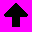

This is a level from a 2D game, rendered from its Tiled map with the project's own tilesets. A one-line summary and the complete map file follow:
An orthogonal 4x4 tile map with 8x8 px tiles, 1 tile layer (Tile Layer 1).

<map version="1.0" tiledversion="1.1.5" orientation="orthogonal" renderorder="right-down" width="4" height="4" tilewidth="8" tileheight="8" infinite="0" nextobjectid="1">
 <tileset firstgid="1" source="spritesheet.tsx" />
 <layer name="Tile Layer 1" width="4" height="4">
  <data encoding="csv">
141,142,143,144,
173,174,175,176,
205,206,207,208,
237,238,239,240
</data>
 </layer>
</map>